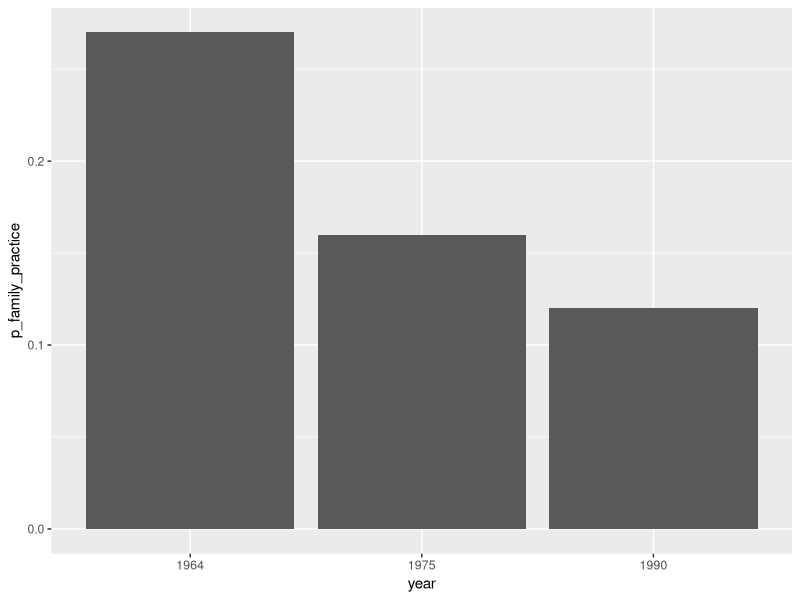
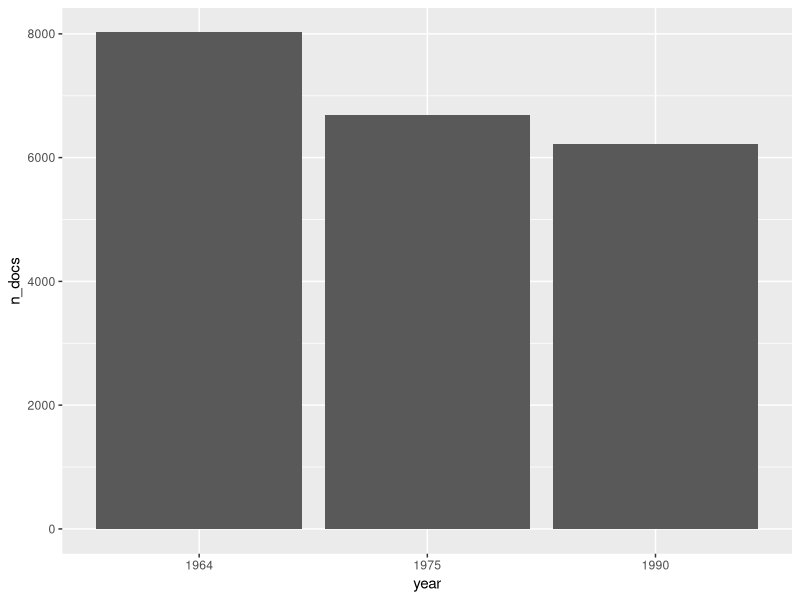

Here is the R script that generated these plots, in order:
## ---- chunk 1
p_family_practice <- c(.27, .16, .12)
year <- c(1964, 1975, 1990)
ratio_to_pop <- c(2247, 3167, 4232)
n_docs <- c(8023, 6694, 6212)

docs_df <- data.frame(year, p_family_practice, ratio_to_pop, n_docs)
## ---- chunk 2
library(ggplot2)
library(dplyr)
docs_df |>
  mutate(year = factor(year)) |>
  ggplot() +
  aes(x = year, p_family_practice) +
  geom_bar(stat = "identity")
## ---- chunk 3
docs_df |>
  mutate(year = factor(year)) |>
  ggplot() +
  aes(x = year, n_docs) +
  geom_bar(stat = "identity")
